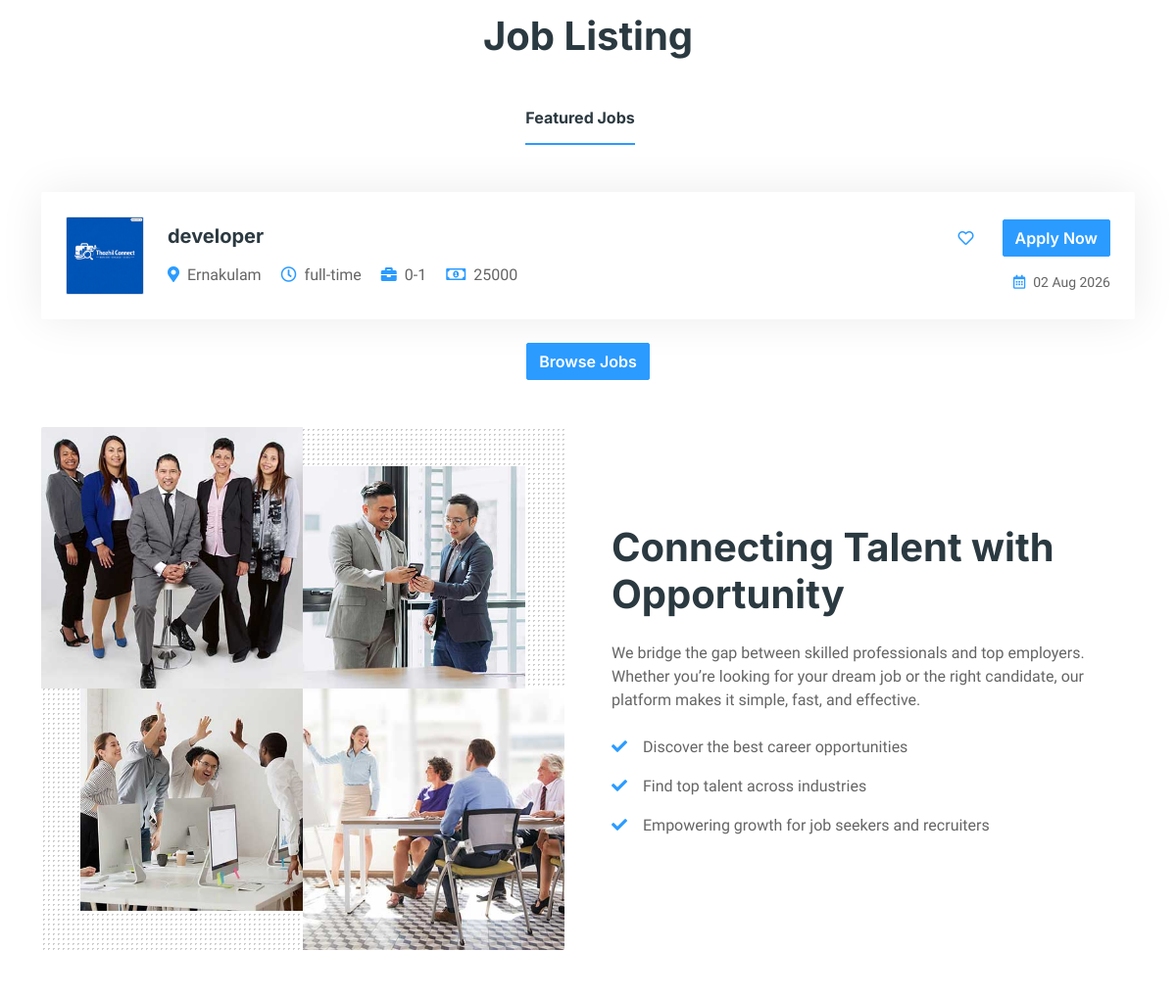
The app's page / (middle part), older data.
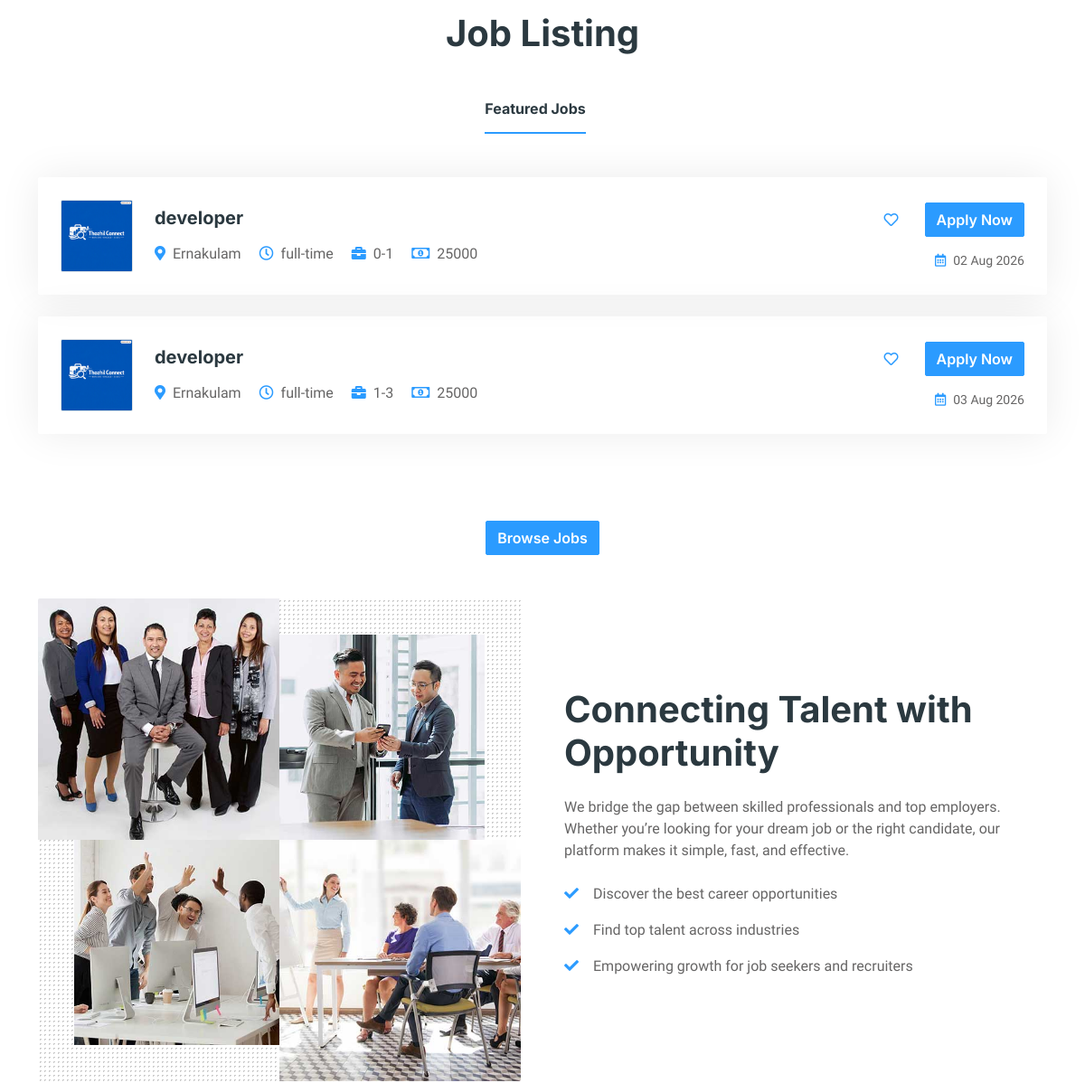
The same page, newer data.
### jobs/models.py (models this page shows, shortened)
class Job(models.Model):
    job_types_choices = [("full-time", "Full Time"),
                         ("part-time", "Part Time"),]
    experiences_choices = [ ("0-1", "0-1 Years"),
                    ("1-3", "1-3 Years"),
                    ("3-5", "3-5 Years"),
                    ("5+", "5+ Years"),]
    status_choices = [('available','available'),('closed','closed')]
    job_title = models.CharField(max_length=100)
    description = models.TextField()
    location = models.CharField(max_length=50)
    salary = models.IntegerField()
    requirements = models.TextField()
    category = models.ForeignKey(Category,on_delete=models.CASCADE,related_name='jobs')
    recruiter = models.ForeignKey(RecruiterProfile,on_delete=models.CASCADE,related_name='jobs')
    job_type = models.CharField(max_length=20, choices=job_types_choices)
    experience = models.CharField(max_length=20 , choices=experiences_choices)
    status = models.CharField(max_length=20,choices=status_choices)
    created_at = models.DateTimeField(auto_now_add=True)
    updated_at = models.DateTimeField(auto_now=True)

### account/views.py (the view)
# urls.py: 2. Add a URL to urlpatterns:  path('', Home.as_view(), name='home')
class Home(View):
    def get(self,request):
        categories = Category.objects.all()
        jobs = Job.objects.all()
        context = {'categories':categories,'job':jobs}
        return  render(request,'home.html',context)

### templates/home.html (shortened to what the changed rows need)
{% extends "base.html" %}
{% load static %}
{% block content %}
       {% load static %}
{% load static %}
        <div class="container-xxl py-5">
            <div class="container">
                <h1 class="text-center mb-5 wow fadeInUp" data-wow-delay="0.1s">Job Listing</h1>
                <div class="tab-class text-center wow fadeInUp" data-wow-delay="0.3s">
                    <div class="tab-content">
                        <div id="tab-1" class="tab-pane fade show p-0 active">
                            {% for i in job %}
                                {% if forloop.counter <= 5 %}
                            <div class="job-item p-4 mb-4">
                                <div class="row g-4">
                                    <div class="col-sm-12 col-md-8 d-flex align-items-center">
                                        {% if i.recruiter.company_logo %}
                                            <img src="{{ i.recruiter.company_logo.url }}"
                                                class="img-fluid border rounded"
                                                style="width:80px;height:80px;object-fit:cover;">
                                        {% else %}
                                            <img src="{% static 'img/default-company.png' %}"
                                                class="img-fluid border rounded"
                                                style="width:80px;height:80px;">
                                        {% endif %}
                                        <div class="text-start ps-4">
                                            <h5 class="mb-3">{{i.job_title}}</h5>
                                            <span class="text-truncate me-3"><i class="fa fa-map-marker-alt text-secondary me-2"></i>{{i.location}}</span>
                                            <span class="text-truncate me-3"><i class="far fa-clock text-secondary me-2"></i>{{i.job_type}}</span>
                                            <span class="text-truncate me-3"><i class="fa fa-briefcase text-secondary me-2"></i>{{ i.experience }}</span>
                                            <span class="text-truncate me-0"><i class="far fa-money-bill-alt text-secondary me-2"></i>{{i.salary}}</span>
                                        </div>
                                    </div>
                                    <div class="col-sm-12 col-md-4 d-flex flex-column align-items-start align-items-md-end justify-content-center">
                                        <div class="d-flex mb-3">
                                            <a class="btn me-3" href=""><i class="far fa-heart text-secondary"></i></a>
                                            <a class="btn btn-secondary" href="{% url 'jobs:jobdetails' i.id %}">Apply Now</a>
                                        </div>
                                        <small class="text-truncate"><i class="far fa-calendar-alt text-secondary me-2"></i>{{ i.created_at|date:"d M Y" }}</small>
                                    </div>
                                </div>
                            </div>
                        </div>
                    </div>
                    {% endif %}
                    {% endfor %}
                </div>
            </div>
        <div class="container-xxl py-5">
            <div class="container">
                <div class="row g-5 align-items-center">
                    <div class="col-lg-6 wow fadeIn" data-wow-delay="0.5s">
                        <h1 class="mb-4">Connecting Talent with Opportunity</h1>
                    </div>
                </div>
            </div>
        </div>
{% endblock %}

Row changes from the older to the newer data that the page shows:
added Job: job_title "developer", location "Ernakulam", job_type "full-time", experience "1-3", salary "25000", created_at "03 Aug 2026"
